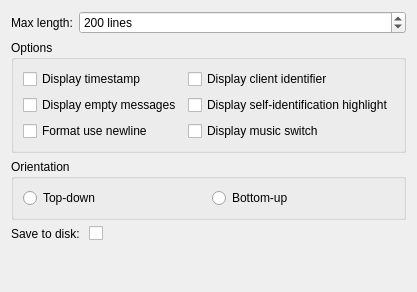
       <widget class="QWidget" name="tab_8">
        <attribute name="title">
         <string>Logs</string>
        </attribute>
        <layout class="QVBoxLayout" name="verticalLayout_2">
         <item>
          <layout class="QFormLayout" name="formLayout_4">
           <item row="0" column="0">
            <widget class="QLabel" name="log_length_label">
             <property name="text">
              <string>Max length:</string>
             </property>
            </widget>
           </item>
           <item row="0" column="1">
            <widget class="QSpinBox" name="log_length">
             <property name="suffix">
              <string> lines</string>
             </property>
             <property name="minimum">
              <number>1</number>
             </property>
             <property name="maximum">
              <number>10000</number>
             </property>
             <property name="value">
              <number>200</number>
             </property>
            </widget>
           </item>
          </layout>
         </item>
         <item>
          <widget class="QGroupBox" name="groupBox">
           <property name="title">
            <string>Options</string>
           </property>
           <layout class="QGridLayout" name="gridLayout">
            <item row="0" column="0">
             <widget class="QCheckBox" name="log_display_timestamp">
              <property name="sizePolicy">
               <sizepolicy hsizetype="Minimum" vsizetype="Minimum">
                <horstretch>0</horstretch>
                <verstretch>0</verstretch>
               </sizepolicy>
              </property>
              <property name="text">
               <string>Display timestamp</string>
              </property>
             </widget>
            </item>
            <item row="0" column="1">
             <widget class="QCheckBox" name="log_display_client_id">
              <property name="toolTip">
               <string>A client identifier allows you to identify users with identical names.</string>
              </property>
              <property name="text">
               <string>Display client identifier</string>
              </property>
             </widget>
            </item>
            <item row="2" column="0">
             <widget class="QCheckBox" name="log_display_empty_messages">
              <property name="sizePolicy">
               <sizepolicy hsizetype="Minimum" vsizetype="Minimum">
                <horstretch>0</horstretch>
                <verstretch>0</verstretch>
               </sizepolicy>
              </property>
              <property name="text">
               <string>Display empty messages</string>
              </property>
             </widget>
            </item>
            <item row="3" column="0">
             <widget class="QCheckBox" name="log_format_use_newline">
              <property name="sizePolicy">
               <sizepolicy hsizetype="Minimum" vsizetype="Minimum">
                <horstretch>0</horstretch>
                <verstretch>0</verstretch>
               </sizepolicy>
              </property>
              <property name="toolTip">
               <string>&lt;html&gt;&lt;head/&gt;&lt;body&gt;&lt;p&gt;Extra newlines are added between the name and message.&lt;/p&gt;&lt;/body&gt;&lt;/html&gt;</string>
              </property>
              <property name="text">
               <string>Format use newline</string>
              </property>
             </widget>
            </item>
            <item row="3" column="1">
             <widget class="QCheckBox" name="log_display_music_switch">
              <property name="sizePolicy">
               <sizepolicy hsizetype="Minimum" vsizetype="Minimum">
                <horstretch>0</horstretch>
                <verstretch>0</verstretch>
               </sizepolicy>
              </property>
              <property name="text">
               <string>Display music switch</string>
              </property>
             </widget>
            </item>
            <item row="2" column="1">
             <widget class="QCheckBox" name="log_display_self_highlight">
              <property name="text">
               <string>Display self-identification highlight</string>
              </property>
             </widget>
            </item>
           </layout>
          </widget>
         </item>
         <item>
          <widget class="QGroupBox" name="log_orientation">
           <property name="sizePolicy">
            <sizepolicy hsizetype="Expanding" vsizetype="Minimum">
             <horstretch>0</horstretch>
             <verstretch>0</verstretch>
            </sizepolicy>
           </property>
           <property name="title">
            <string>Orientation</string>
           </property>
           <layout class="QGridLayout" name="gridLayout_3">
            <item row="0" column="0">
             <widget class="QRadioButton" name="log_orientation_top_down">
              <property name="text">
               <string>Top-down</string>
              </property>
             </widget>
            </item>
            <item row="0" column="1">
             <widget class="QRadioButton" name="log_orientation_bottom_up">
              <property name="text">
               <string>Bottom-up</string>
              </property>
             </widget>
            </item>
           </layout>
          </widget>
         </item>
         <item>
          <layout class="QFormLayout" name="formLayout_5">
           <item row="0" column="0">
            <widget class="QLabel" name="log_recording_label">
             <property name="text">
              <string>Save to disk: </string>
             </property>
            </widget>
           </item>
           <item row="0" column="1">
            <widget class="QCheckBox" name="log_recording">
             <property name="sizePolicy">
              <sizepolicy hsizetype="Minimum" vsizetype="Minimum">
               <horstretch>0</horstretch>
               <verstretch>0</verstretch>
              </sizepolicy>
             </property>
             <property name="text">
              <string/>
             </property>
            </widget>
           </item>
          </layout>
         </item>
         <item>
          <spacer name="spacer">
           <property name="orientation">
            <enum>Qt::Orientation::Vertical</enum>
           </property>
           <property name="sizeHint" stdset="0">
            <size>
             <width>20</width>
             <height>40</height>
            </size>
           </property>
          </spacer>
         </item>
        </layout>
       </widget>
